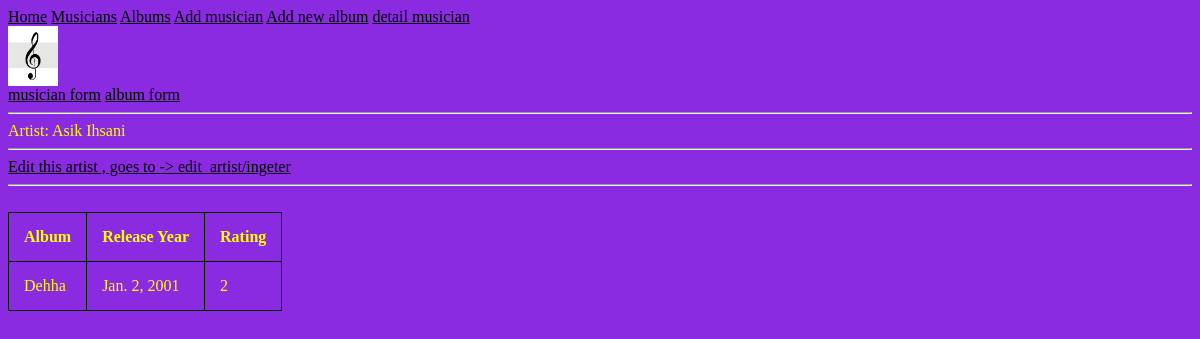
The app's page /details/14/, older data.
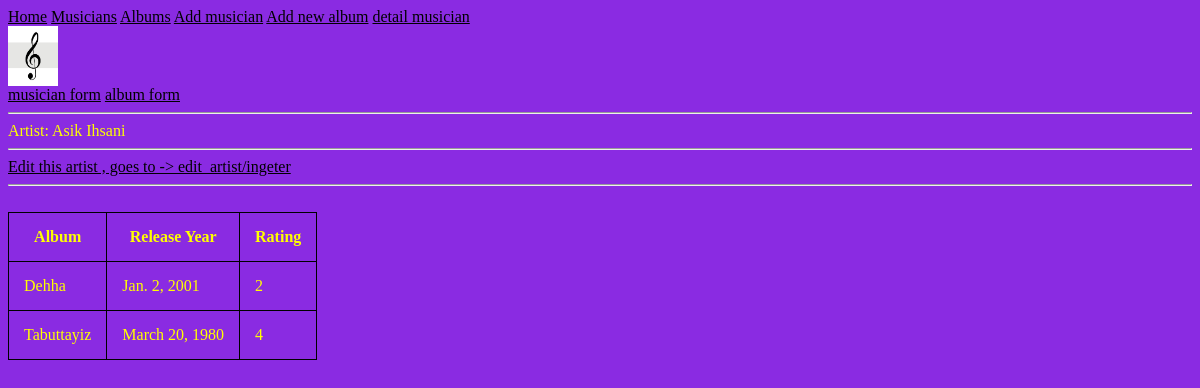
The same page, newer data.
### my_app/models.py (models this page shows, shortened)
class Album(models.Model):
    artist = models.ForeignKey(Musician, on_delete=models.CASCADE)
    name = models.CharField(max_length=30)
    rel_date = models.DateField()
    num_stars = models.IntegerField()
    rating = (
        (1,"Worst"),
        (2,"Bad"),
        (3,"Meh"),
        (4,"Good"),
        (5,"Very Good")
    )
    num_stars = models.IntegerField(choices=rating)

### my_app/views.py (the view)
# urls.py: path('details/<int:torlak_kemal>/',views.detailMusicianName,name="finaldetail"),
def detailMusicianName(request,torlak_kemal):
    clicked_artist = Musician.objects.get(pk=torlak_kemal)
    context = {
        'obj':clicked_artist,
    }
    return render (request,'my_app/detail-musicianname.html',context)

### templates/my_app/detail-musicianname.html (shortened to what this page needs)
{% extends 'my_app/base.html' %}
{% block content %}
<!DOCTYPE html>
<html lang="en">
<head>
</head>
<body>
    Artist: {{obj.first_name}} {{obj.last_name}}
    <hr>
    <a href="{% url 'edit_artist_page' obj.id %}">Edit this artist , goes to -> edit_artist/ingeter</a>
    <hr>
    <br>
    <table>
        <tr>
        <th>Album</th>
        <th>Release Year</th>
        <th>Rating</th>
        </tr>
        <tr>
        {% for x in obj.album_set.all %}
            <td>{{x.name}}</td>
            <td>{{x.rel_date}}</td>
            <td>{{x.num_stars}}</td>
        </tr>
        {% endfor %}
    </table>
</body>
</html>
{% endblock %}

Row changes from the older to the newer data that the page shows:
added Album: name "Tabuttayiz", rel_date "March 20, 1980", num_stars "4"
